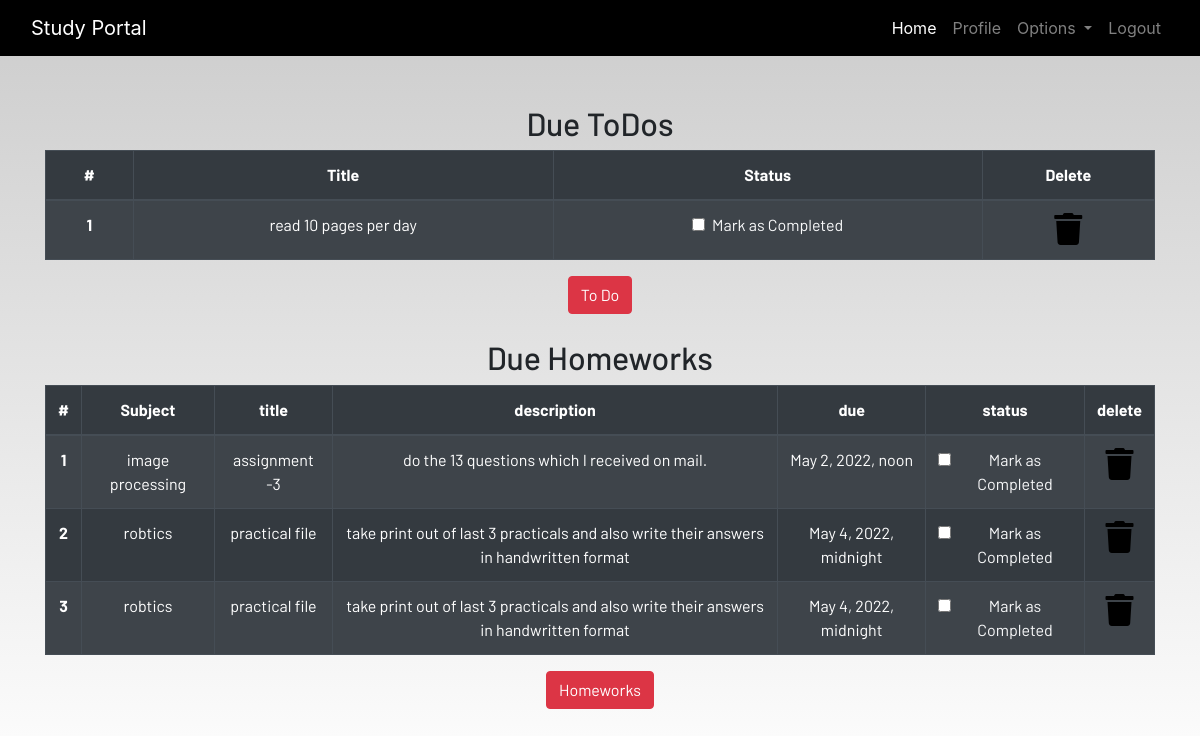
/profile/ (signed in), run on the app's committed database.
### dashboard/models.py (models this page shows, shortened)
class Todo(models.Model):
    user = models.ForeignKey(User,on_delete =models.CASCADE)
    title = models.CharField(max_length = 100)
    is_finished = models.BooleanField(default = False)

class Homework(models.Model):
    user = models.ForeignKey(User, on_delete = models.CASCADE)
    subject = models.CharField(max_length=50)
    title = models.CharField(max_length=100)
    description = models.TextField()
    due = models.DateTimeField()
    is_finished = models.BooleanField(default = False)

### dashboard/views.py (the view)
# urls.py: path('profile/',dash_views.profile,name = 'profile'),
@login_required
def profile(request):
    homeworks = Homework.objects.filter(is_finished = False,user = request.user)
    todos = Todo.objects.filter(is_finished = False,user = request.user)
    if len(homeworks) == 0:
        homework_done = True
    else:
        homework_done = False
    if len(todos) == 0:
        todos_done = True
    else:
        todos_done = False
    context = {
        'homeworks' : homeworks,
        'todos' : todos,
        'todos_done' : todos_done
    }
    return render(request,"dashboard/profile.html",context)

### dashboard/templates/dashboard/profile.html
{% extends 'dashboard/base.html' %} {% load static %}
{% load crispy_forms_tags%}
{% block content %}
<section class="text-center">
    <div class="container">
        {% if not todos_done %}
        <h2>Due ToDos</h2>
        <table class="table table-striped table-bordered table-hover table-dark">
            <thead>
                <tr>
                    <th scope="col">#</th>
                    <th scope="col">Title</th>
                    <th scope="col">Status</th>
                    <th scope="col">Delete</th>
                </tr>
            </thead>
            <tbody>
                {% for todo in todos %}
                <tr>
                    <th scope="row">{{forloop.counter}}</th>
                    <td>{{todo.title}}</td>
                    <td>
                        <a href="{% url 'update-todo' todo.id %}">
                            <div class="form-check">
                                {% if todo.is_finished == True %}
                                <input class="form-check-input" type="checkbox" value="" checked>
                                {% else %}
                                <input class="form-check-input" type="checkbox" value="">
                                {% endif %}
                                <label class="form-check-label text-light" for="flexCheckDefault">
                                    Mark as Completed
                                </label>
                            </div>
                        </a>
                    </td>
                    <td><a href="{% url 'delete-todo' todo.id %}"><i class="fa fa-trash fa-2x"></i></a></td>
                </tr>
                {% endfor %}
            </tbody>
        </table>
        {% else %}
        <h3>All To dos are completed!!!!</h3>
        {% endif %}
        <a href="{% url 'todo' %}" class="btn btn-danger">To Do</a>
        <br><br>
        {% if not homework_done %}
        <h2>Due Homeworks</h2>
        <table class="table table-striped table-bordered table-hover table-dark">
            <thead>
                <tr>
                    <th scope="col">#</th>
                    <th scope="col">Subject</th>
                    <th scope="col">title</th>
                    <th scope="col">description</th>
                    <th scope="col">due</th>
                    <th scope="col">status</th>
                    <th scope="col">delete </th>
                </tr>
            </thead>
            <tbody>
                {% for homework in homeworks %}
                <tr>
                    <th scope="row">{{forloop.counter}}</th>
                    <td>{{homework.subject}}</td>
                    <td>{{homework.title}}</td>
                    <td>{{homework.description}}</td>
                    <td>{{homework.due}}</td>
                    <td>
                        <a href="{% url 'update-homework' homework.id %}">
                            <div class="form-check">
                                {% if homework.is_finished == True %}
                                <input class="form-check-input" type="checkbox" value="" checked>
                                {% else %}
                                <input class="form-check-input" type="checkbox" value="">
                                {% endif %}
                                <label class="form-check-label text-light" for="flexCheckDefault">
                                    Mark as Completed
                                </label>
                            </div>
                        </a>
                    </td>
                    <td><a href="{% url 'delete-homework' homework.id %}"><i class="fa fa-trash fa-2x"></i></a></td>
                </tr>
                {% endfor %}
            </tbody>
        </table>
        {% else %}
        <h3>All To homeworks are completed!!!!</h3>
      {% endif %}
        <a href="{% url 'homework' %}" class="btn btn-danger">Homeworks</a>
    </div>
</section>
{% endblock content %}

### static/css/main.css (style rules this page uses)
html { scroll-behavior: smooth; height: 100%; width: 100%; }
a { text-decoration: none !important; color: black; }
html, body { max-width: 100%; overflow-x: hidden; height: 100%; width: 100%; }
body { background: linear-gradient(rgba(0, 0, 0, 0.2), rgba(255, 255, 255, 0.5)); overflow-x: hidden; background-repeat: no-repeat; }
.fa { color: black; }

### data on the page
Todo: title "read 10 pages per day"
Homework: subject "image processing", title "assignment -3", description "do the 13 questions which I received on mail.", due "May 2, 2022, noon"
Homework: subject "robtics", title "practical file", description "take print out of last 3 practicals and also write their answers in handwritten format", due "May 4, 2022, midnight"
Homework: subject "robtics", title "practical file", description "take print out of last 3 practicals and also write their answers in handwritten format", due "May 4, 2022, midnight"
